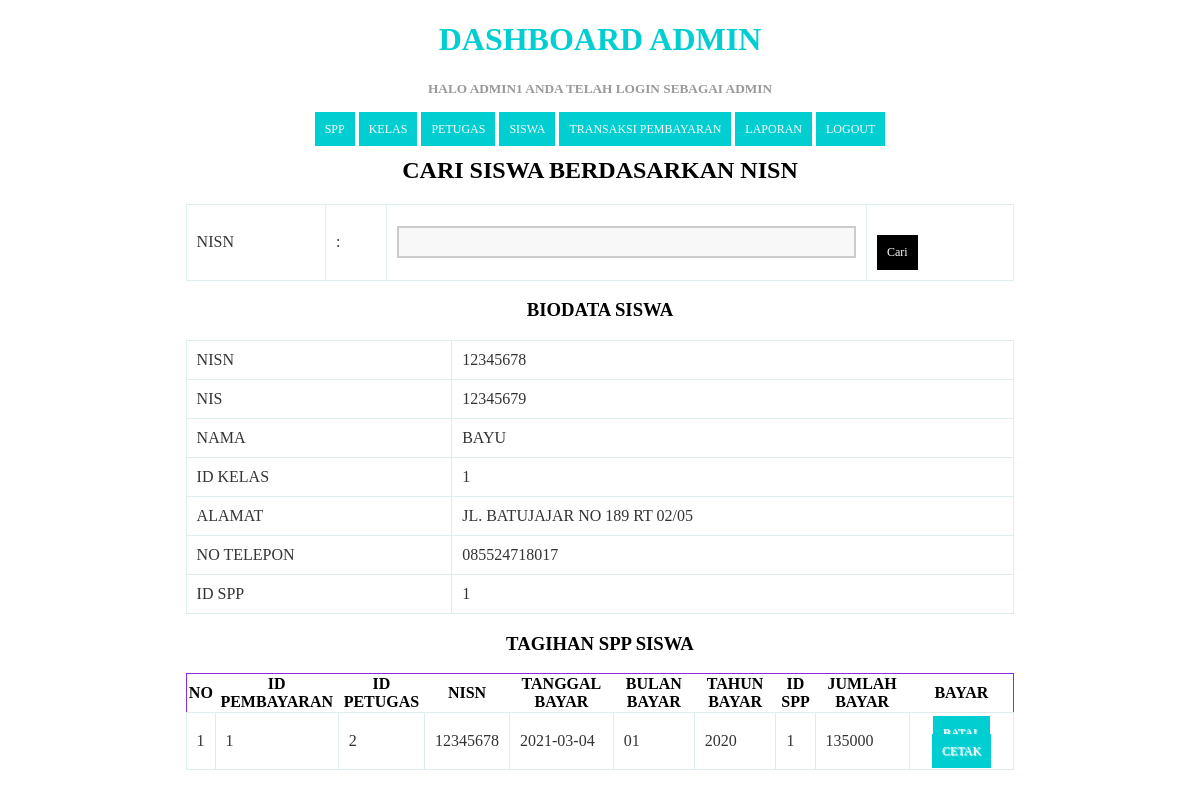
Page /transaksi.php?nisn=12345678 (signed in) on the committed database.
### tables this page shows
CREATE TABLE `siswa` (
  `nisn` varchar(11) NOT NULL,
  `nis` varchar(11) NOT NULL,
  `nama` varchar(35) NOT NULL,
  `id_kelas` int(11) NOT NULL,
  `alamat` text NOT NULL,
  `no_telp` varchar(13) NOT NULL,
  `id_spp` int(11) NOT NULL
);

CREATE TABLE `pembayaran` (
  `id_pembayaran` int(11) NOT NULL,
  `id_petugas` int(11) NOT NULL,
  `nisn` varchar(11) NOT NULL,
  `tgl_bayar` date NOT NULL,
  `bulan_dibayar` varchar(8) NOT NULL,
  `tahun_dibayar` varchar(4) NOT NULL,
  `id_spp` int(11) NOT NULL,
  `jumlah_bayar` int(11) NOT NULL
);

### transaksi.php (the view, shortened to what this page needs)
<!DOCTYPE html>
<html>
  <head>
  </head>
<body>
<?php
include 'header.php';
 ?>
       <div class="container">
  <div class="page-header">
<center><h2>CARI SISWA BERDASARKAN NISN</h2>
  </div>
 <form action="" method="get">
  <table class="table">
    <tr>
      <td>NISN </td>
      <td>:</td>
      <td>
        <input class="form-control" type="text" name="nisn">
      </td>
      <td>
        <button class="btn btn-success" type="submit" name="cari">Cari</button>
      </td>
    </tr>
  </table>
 </form>
<?php
if (isset($_GET['nisn']) && $_GET['nisn'] != ''){
  $data = $koneksi->query("SELECT * FROM siswa WHERE nisn = '$_GET[nisn]'");
  $data = mysqli_fetch_assoc($data);
  $nisn = $data['nisn'];
?>
<div class="panel panel-info">
  <div class="panel-heading">
<center><h3>Biodata siswa</h3>
</div>
<div class="panel panel-body">
  <table class="table table-bordered table-striped">
    <tr>
      <td>NISN</td>
      <td><?=$data['nisn'] ?></td>
    </tr>
    <tr>
      <td>NIS</td>
      <td><?= $data['nis'] ?></td>
    </tr>
    <tr>
      <td>Nama</td>
      <td><?= $data['nama'] ?></td>
    </tr>
    <tr>
      <td>ID Kelas</td>
      <td><?= $data['id_kelas'] ?></td>
    </tr>
    <tr>
      <td>Alamat</td>
      <td><?= $data['alamat'] ?></td>
    </tr>
    <tr>
      <td>No Telepon</td>
      <td><?= $data['no_telp'] ?></td>
    </tr>
    <tr>
      <td>ID SPP</td>
      <td><?= $data['id_spp'] ?></td>
    </tr>
  </table>
</div>
</div>
<div class="panel panel-info">
  <div class="panel-heading">
<center><h3>Tagihan SPP Siswa</h3>
</div>
<div class="panel-body ">
  <table class="table table-bordered table-striped">
<tr>
  <th>NO</th>
  <th>ID Pembayaran</th>
  <th>ID Petugas</th>
  <th>NISN</th>
  <th>Tanggal Bayar</th>
  <th>Bulan Bayar</th>
  <th>Tahun Bayar</th>
  <th>ID SPP</th>
  <th>Jumlah Bayar</th>
  <th>Bayar</th>
</tr>
<?php
$sql= mysqli_query($koneksi ," SELECT * FROM pembayaran WHERE nisn = '$data[nisn]' ORDER BY jumlah_bayar ASC ");
$i=1;
while($sq= mysqli_fetch_assoc($sql)){
  echo "
    <tr>
      <td>$i</td>
      <td>$sq[id_pembayaran]</td>
      <td>$sq[id_petugas]</td>
      <td>$sq[nisn]</td>
      <td>$sq[tgl_bayar]</td>
      <td>$sq[bulan_dibayar]</td>
      <td>$sq[tahun_dibayar]</td>
      <td>$sq[id_spp]</td>
      <td>$sq[jumlah_bayar]</td>
      <td align='center'";
        if ($sq['id_pembayaran'] == ''){
          echo "<a href='proses_transaksi.php?nisn=$nisn&act=bayar&id=$sq[id_pembayaran]'></a> ";
          echo "<a class='btn btn-primary btn-sm' href='cetak_slip_transaksi.php?nisn=$nisn&act=bayar&id=$sq[id_pembayaran]>Bayar</a> ";
        }else {
          echo "</a>";
          echo "<a class='btn btn-danger btn-sm' href='proses_transaksi.php?nisn=$nisn&act=batal&id=$sq[id_pembayaran]'>Batal</a> ";
          echo "<a class='btn btn-success btn-sm' href='cetak_slip_transaksi.php?nisn=$nisn&act=bayar&id=$sq[id_pembayaran]' target='_blank'>Cetak</a> ";
        }
      echo "</td>
    </tr>
    ";
    $i++;
}
 ?>
</table>
</div>
</div>
<?php
}
?>

### transaksi.php (style rules this page uses)
* { font-family: "Trebuchet MS"; }
tr { text-transform: uppercase; color:black; }
h2 { text-transform: uppercase; color:black; }
h3 { text-transform: uppercase; color:black; }
th { text-transform: uppercase; color:#000000; }
td { text-transform: uppercase; color:#000000; }
button { background-color: black; color: #fff; padding: 10px; text-decoration: none; font-size: 12px; border: 0px; margin-top: 20px; }
input { padding: 6px; width: 100%; box-sizing: border-box; background: #f8f8f8; border: 2px solid #ccc; outline-color: salmon; }
div { text-transform: uppercase; color:#000000; }

### header.php (style rules this page uses)
* { font-family: "Trebuchet MS"; }
table { border: solid 1px #8A2BE2; border-collapse: collapse; border-spacing: 0; width: 70%; margin: 10px auto 10px auto; }
table tbody td { border: solid 1px #DDEEEE; color: #333; padding: 10px; text-shadow: 1px 1px 1px #fff; }
a { background-color: DarkTurquoise; color: #fff; padding: 10px; text-decoration: none; font-size: 12px; }

### rows in the picture
siswa: nisn "12345678", nis "12345679", nama "BAYU", id_kelas "1", alamat "JL. BATUJAJAR NO 189 RT 02/05", no_telp "085524718017", id_spp "1"
pembayaran: id_pembayaran "1", id_petugas "2", nisn "12345678", tgl_bayar "2021-03-04", bulan_dibayar "01", tahun_dibayar "2020", id_spp "1", jumlah_bayar "135000"

### other values in the picture
$_SESSION['username'] "ADMIN1"
$_SESSION['level'] "ADMIN"
